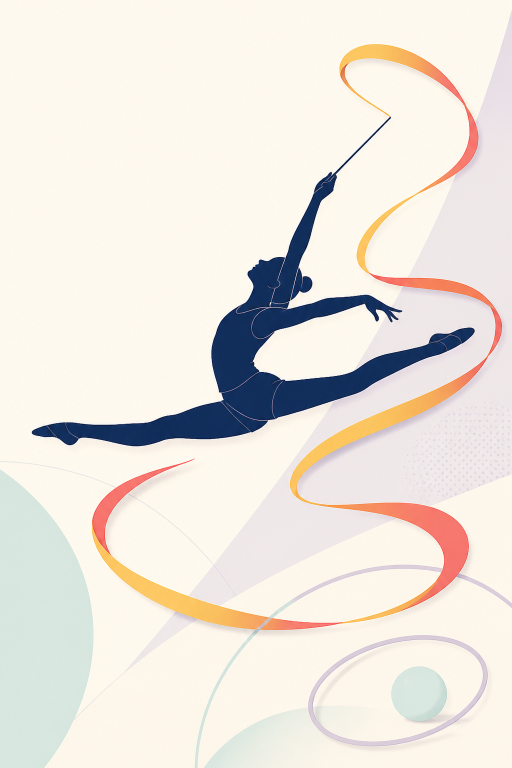
#> input picture assets/rhythmische-sportgymnastik-illustration.png, 1024 x 1536 px (shown at 1/2 size)
$ python create_poster.py
#> lines starting #> are read from the running program, lines starting #| are printed output that depends on the picture
#!/usr/bin/env python3
"""Create an A4 poster for the rhythmic gymnastics course."""

from pathlib import Path

from PIL import Image, ImageDraw, ImageFont


ROOT = Path(__file__).resolve().parents[1]
ASSET = ROOT / "assets" / "rhythmische-sportgymnastik-illustration.png"
OUTPUT_DIR = ROOT / "output"
PNG_OUTPUT = OUTPUT_DIR / "plakat-rhythmische-sportgymnastik-a4.png"

WIDTH, HEIGHT = 2480, 3508
NAVY = "#0C2D5B"
CORAL = "#F0645C"
GOLD = "#F9B947"
CREAM = "#FFFCF5"
WHITE = "#FFFFFF"
MINT = "#DCEDE9"

FONT_REGULAR = "/usr/share/fonts/truetype/dejavu/DejaVuSans.ttf"
FONT_BOLD = "/usr/share/fonts/truetype/dejavu/DejaVuSans-Bold.ttf"


def font(size: int, bold: bool = False) -> ImageFont.FreeTypeFont:
    return ImageFont.truetype(FONT_BOLD if bold else FONT_REGULAR, size)


def fit_cover(image: Image.Image, size: tuple[int, int]) -> Image.Image:
#> called with size = (2480, 3508)
    target_width, target_height = size
#> target_width = 2480; target_height = 3508
    scale = max(target_width / image.width, target_height / image.height)
#> scale = 2.42
    resized = image.resize(
        (round(image.width * scale), round(image.height * scale)),
        Image.Resampling.LANCZOS,
    )
    left = (resized.width - target_width) // 2
#> left = 0
    top = (resized.height - target_height) // 2
#> top = 106
    return resized.crop((left, top, left + target_width, top + target_height))
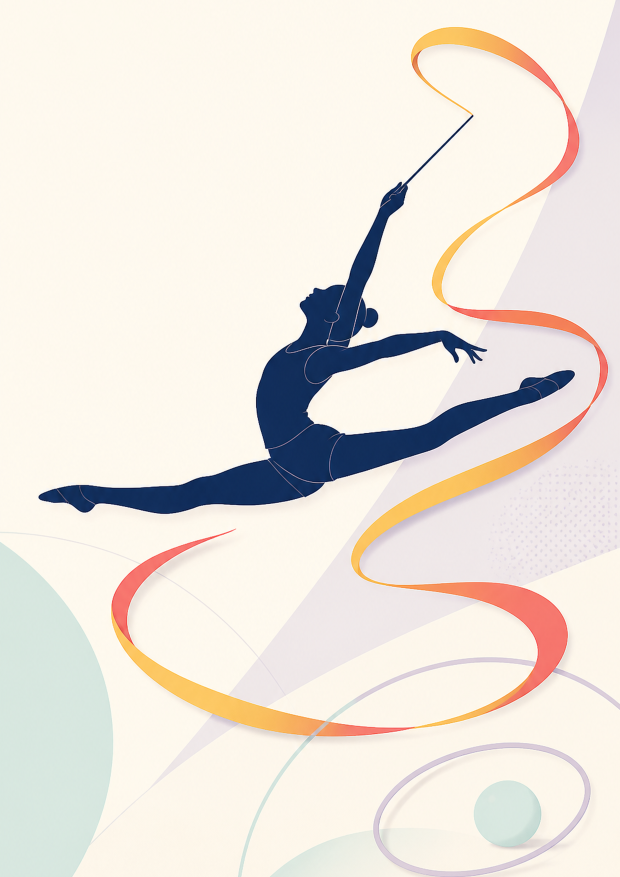
#> returned value: PIL image 2480x3508 RGB (shown at 1/4 size); mean R, G, B 234.8, 228.3, 220.9


def draw_centered(
    draw: ImageDraw.ImageDraw,
    box: tuple[int, int, int, int],
    text: str,
    text_font: ImageFont.FreeTypeFont,
    fill: str,
) -> None:
    x1, y1, x2, y2 = box
    bounds = draw.textbbox((0, 0), text, font=text_font)
    text_width = bounds[2] - bounds[0]
    text_height = bounds[3] - bounds[1]
    draw.text(
        ((x1 + x2 - text_width) / 2, (y1 + y2 - text_height) / 2 - bounds[1]),
        text,
        font=text_font,
        fill=fill,
    )


def rounded_panel(
    base: Image.Image,
    box: tuple[int, int, int, int],
    radius: int,
    fill: str,
    opacity: int = 255,
) -> None:
#> called with box = (105, 110, 1610, 1980), radius = 72, fill = '#FFFCF5', opacity = 200
    layer = Image.new("RGBA", base.size, (0, 0, 0, 0))
#> layer: PIL image 2480x3508 RGBA; every value is 0
    ImageDraw.Draw(layer).rounded_rectangle(box, radius=radius, fill=fill + f"{opacity:02x}")
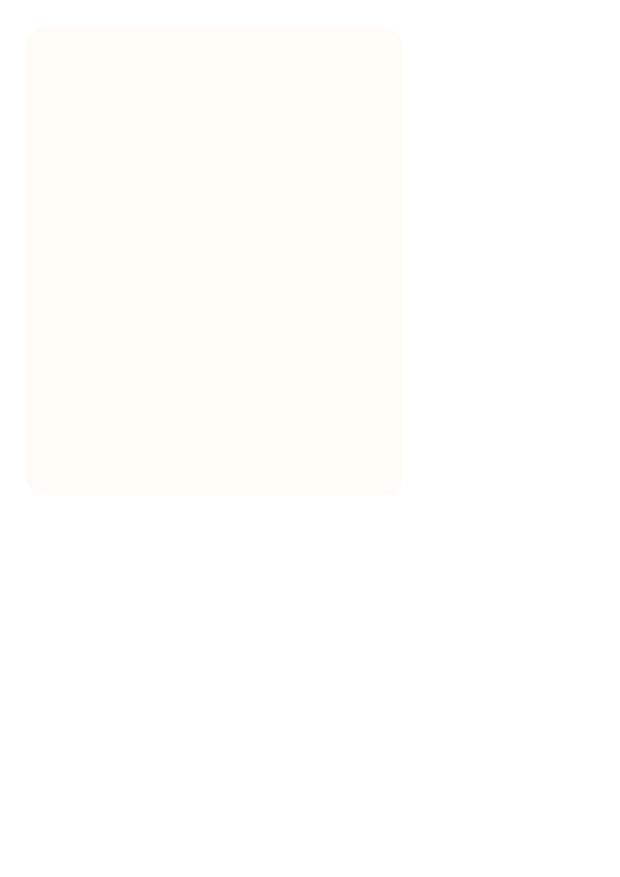
#> layer: PIL image 2480x3508 RGBA (shown at 1/4 size); mean R, G, B, A 82.5, 81.5, 79.2, 64.7; transparent parts drawn white
    base.alpha_composite(layer)
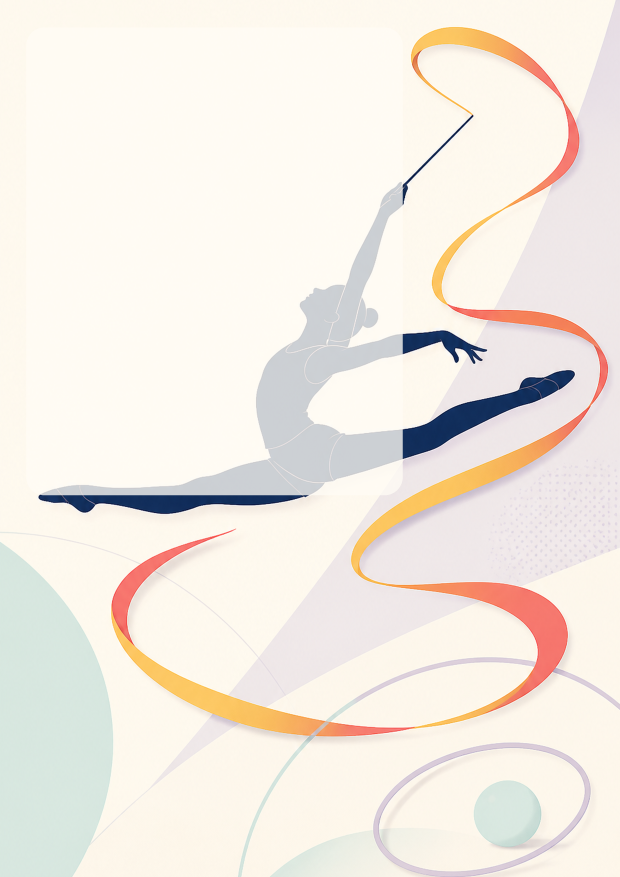
#> base: PIL image 2480x3508 RGBA (shown at 1/4 size); mean R, G, B, A 242.6, 235.6, 227.3, 255


def create_poster() -> Image.Image:
    background = fit_cover(Image.open(ASSET).convert("RGB"), (WIDTH, HEIGHT)).convert("RGBA")

    # A calm field behind the headline keeps the message readable while preserving
    # the movement of the illustration.
    rounded_panel(background, (105, 110, 1610, 1980), 72, CREAM, 200)
    draw = ImageDraw.Draw(background)

    draw.text((185, 225), "AN ALLE", font=font(62, True), fill=CORAL)
    draw.text((185, 315), "MÄDCHEN & JUNGEN", font=font(88, True), fill=NAVY)
    draw.text((185, 430), "VON DER 1. BIS 13. KLASSE!", font=font(52, True), fill=NAVY)

    draw.rounded_rectangle((185, 585, 425, 613), radius=14, fill=GOLD)
    draw.text((185, 675), "RHYTHMISCHE", font=font(102, True), fill=NAVY)
    draw.text((175, 810), "SPORT", font=font(190, True), fill=NAVY)
    draw.text((175, 1005), "GYMNASTIK", font=font(161, True), fill=NAVY)
    draw.text((185, 1220), "TRAINING", font=font(63, True), fill=CORAL)

    draw.rounded_rectangle((185, 1390, 985, 1510), radius=60, fill=MINT)
    draw_centered(
        draw,
        (185, 1390, 985, 1510),
        "KOMM VORBEI & MACH MIT!",
        font(44, True),
        NAVY,
    )

    # The schedule and venue form a single high-contrast information card.
    rounded_panel(background, (105, 2410, 1675, 3345), 72, NAVY, 250)
#> call 2 of rounded_panel, with box = (105, 2410, 1675, 3345), radius = 72, fill = '#0C2D5B', opacity = 250
#> in rounded_panel (call 2), `ImageDraw.Draw(layer).rounded_rectangle(box, radius=radius, fill=fill ..`:
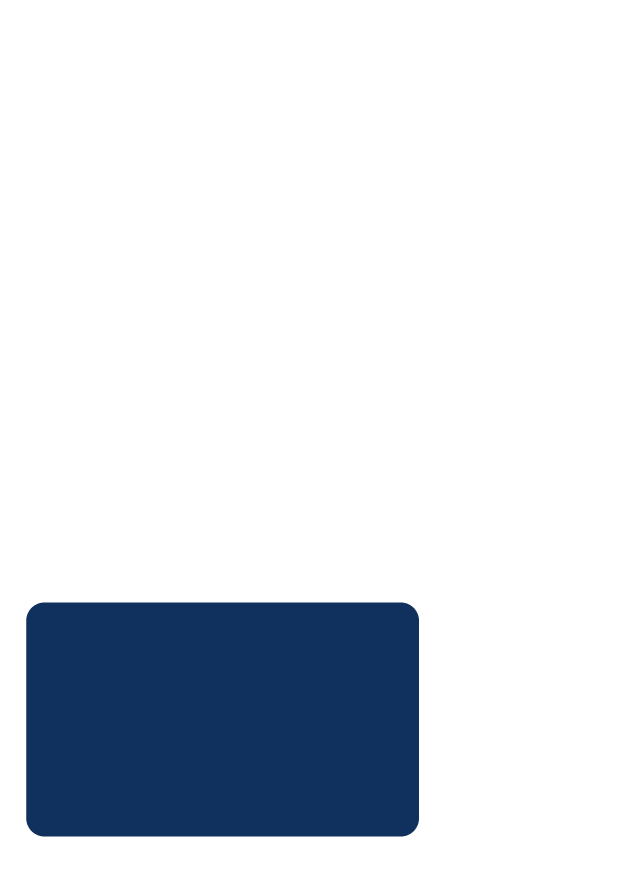
#> layer: PIL image 2480x3508 RGBA (shown at 1/4 size); mean R, G, B, A 2, 7.6, 15.3, 42.1; transparent parts drawn white
#> in rounded_panel (call 2), `base.alpha_composite(layer)`:
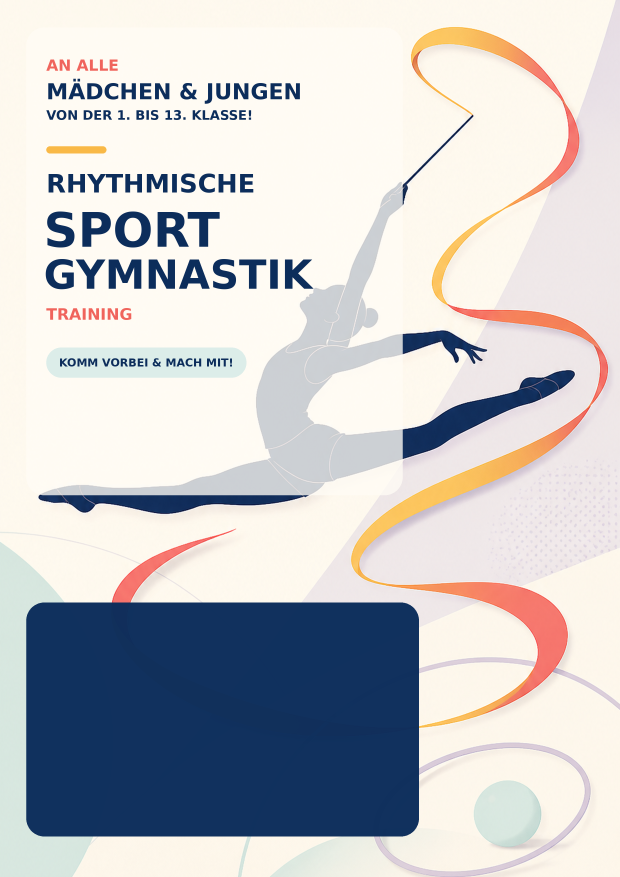
#> base: PIL image 2480x3508 RGBA (shown at 1/4 size); mean R, G, B, A 198.5, 198.7, 201.3, 255
    draw = ImageDraw.Draw(background)
    draw.text((185, 2500), "JEDEN MITTWOCH", font=font(76, True), fill=WHITE)
    draw.text((175, 2610), "17–19 UHR", font=font(157, True), fill=GOLD)
    draw.text((185, 2800), "außer in den Ferien", font=font(48, True), fill=WHITE)
    draw.line((185, 2910, 1545, 2910), fill=CORAL, width=12)
    draw.text((185, 2980), "MEHRZWECKHALLE", font=font(52, True), fill=WHITE)
    draw.text((180, 3065), "Groß Köris", font=font(105, True), fill=WHITE)

    # Small visual anchors echo the hand apparatus in the illustration.
    draw.ellipse((1755, 3020, 2300, 3370), outline=CORAL, width=22)
    draw.ellipse((2040, 3150, 2195, 3305), fill=GOLD)

    return background.convert("RGB")
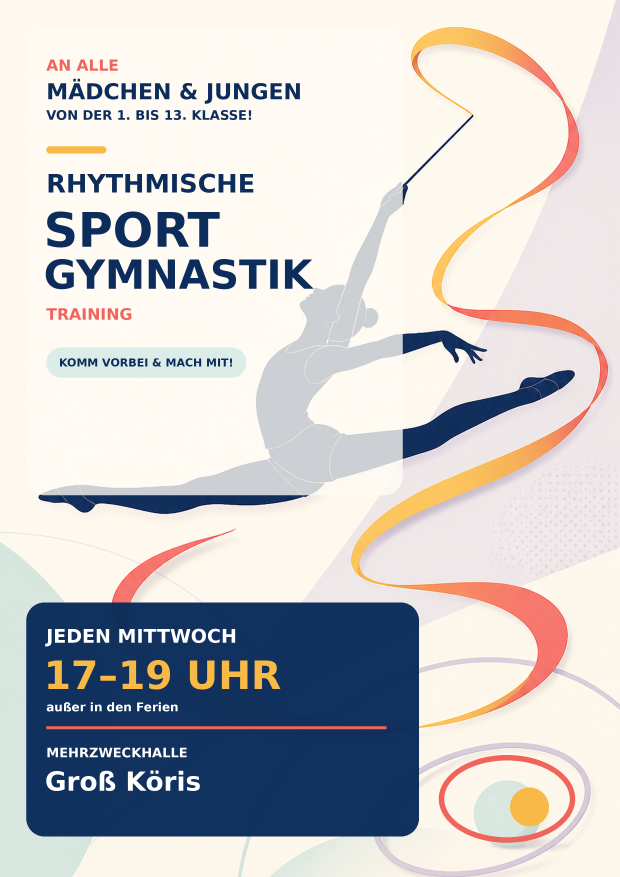
#> returned value: PIL image 2480x3508 RGB (shown at 1/4 size); mean R, G, B 201.8, 200.3, 201.5


def main() -> None:
    OUTPUT_DIR.mkdir(parents=True, exist_ok=True)
    poster = create_poster()
    poster.save(PNG_OUTPUT, "PNG", dpi=(300, 300), optimize=True)
    print(f"Created {PNG_OUTPUT}")


if __name__ == "__main__":
    main()
